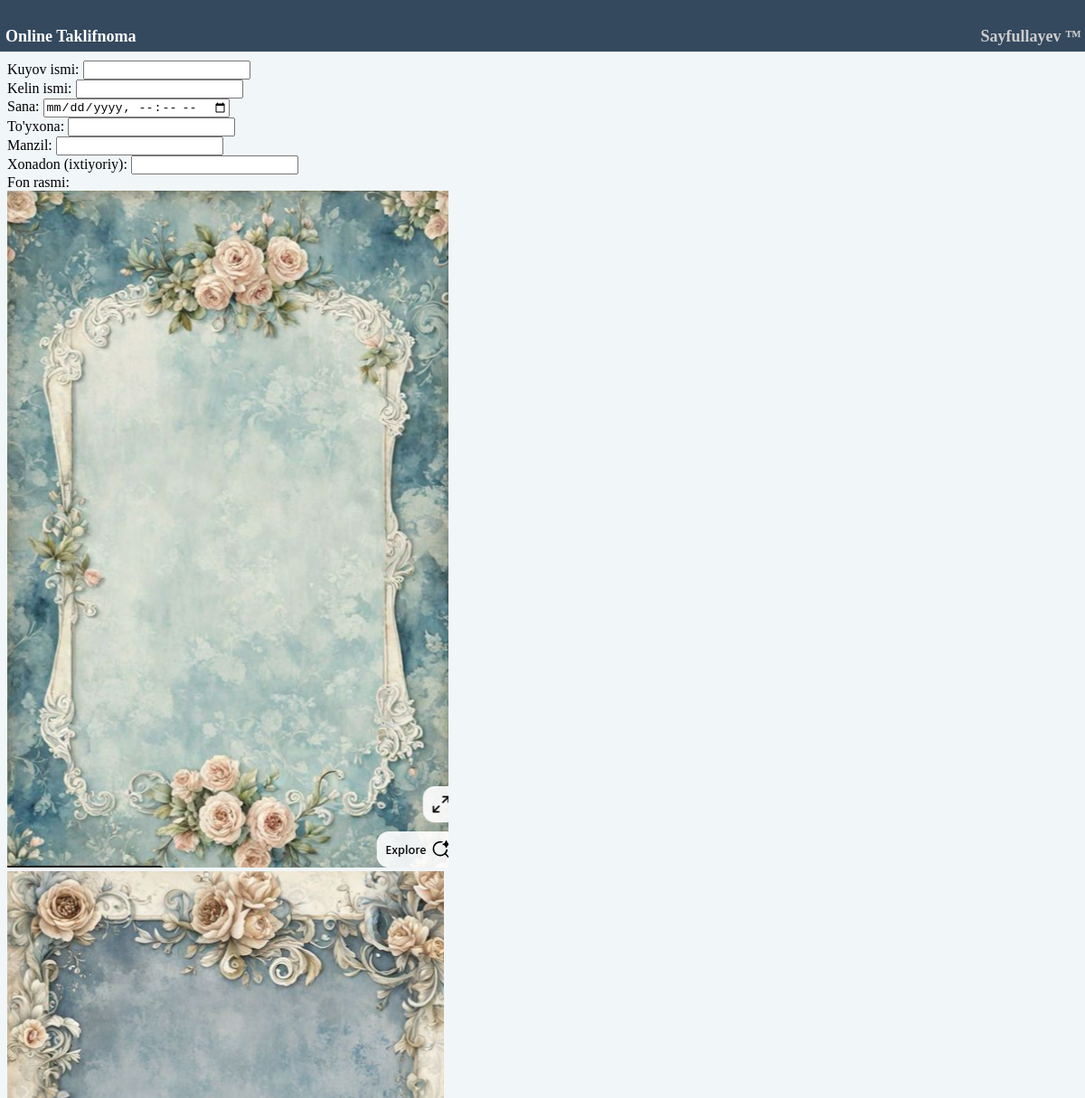
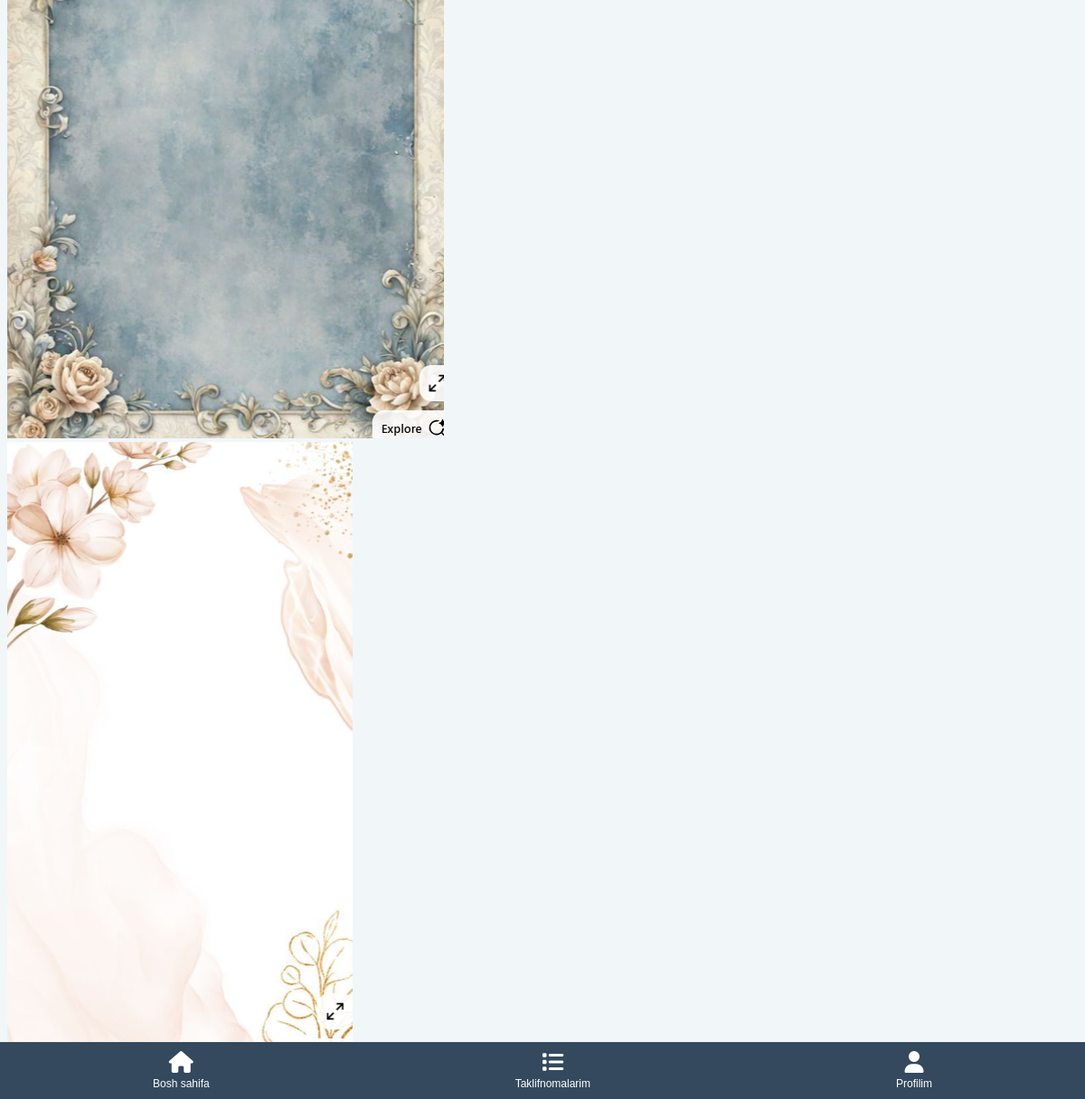
The app's page /create_invitation/1/ (signed in) with its own data (2 pictures, top to bottom).
### app/models.py (models this page shows, shortened)
class TelegramUser(models.Model):
    username = models.CharField(max_length=150)
    first_name = models.CharField(max_length=150, null=True, blank=True)
    last_name = models.CharField(max_length=150, null=True, blank=True)
    telegram_id = models.CharField(max_length=150, null=True, blank=True)
    profile_photo = models.ImageField(upload_to='profiles', null=True, blank=True)
    user = models.ForeignKey(User, on_delete=models.CASCADE, blank=True, null=True)
    class Meta:
        verbose_name = 'Telegram Foydalanuvchi'
        verbose_name_plural = 'Telegram Foydalanuvchilar'

class BackgroundImage(models.Model):
    name = models.CharField(max_length=100)
    image = models.ImageField(upload_to='backgrounds')
    class Meta:
        verbose_name = 'Fon rasmi'
        verbose_name_plural = 'Fon rasmlari'

### app/views.py (the view, shortened to what this page needs)
# urls.py: path('create_invitation/<int:category_id>/', views.create_invitation, name='create_invitation'),
@login_required
def create_invitation(request, category_id):
    telegram_user = TelegramUser.objects.get(user=request.user)
    category = get_object_or_404(Category, id=category_id)
    backgrounds = BackgroundImage.objects.all()
    return render(request, 'create_invitation.html', {'category': category, 'backgrounds': backgrounds,'telegram_user': telegram_user})

### templates/create_invitation.html (shortened to what this page needs)
{% extends 'base.html' %}
{% block content %}
<div class="container">
    <h2>{{ category.name }} to'yi uchun taklifnoma yaratish</h2>
    <form method="POST" id="invitation-form">
        <div class="mb-3">
            <label class="form-label">{% if category.name == "Nikoh" %}Kuyov ismi:{% else %}To'y sababchisi:{% endif %}</label>
            <input type="text" class="form-control" name="name_1" required>
        </div>
        {% if category.name == 'Nikoh' %}
        <div class="mb-3">
            <label class="form-label">Kelin ismi:</label>
            <input type="text" class="form-control" name="name_2" required>
        </div>
        {% endif %}
        <div class="mb-3">
            <label class="form-label">Sana:</label>
            <input type="datetime-local" class="form-control" name="date" required>
        </div>
        <div class="mb-3">
            <label class="form-label">To'yxona:</label>
            <input type="text" class="form-control" name="wedding_hall" required>
        </div>
        <div class="mb-3">
            <label class="form-label">Manzil:</label>
            <input type="text" class="form-control" name="address" required>
        </div>
        <div class="mb-3">
            <label class="form-label">Xonadon (ixtiyoriy):</label>
            <input type="text" class="form-control" name="apartment">
        </div>
        <div class="mb-3">
            <label class="form-label">Fon rasmi:</label>
            <div class="row" id="background-selection">
                {% for background in backgrounds %}
                    <div class="col-md-3 mb-3 position-relative">
                        <img src="{{ background.image.url }}" class="img-thumbnail background-image" data-id="{{ background.id }}" alt="{{ background.name }}" style="cursor: pointer;">
                    </div>
                {% endfor %}
            </div>
        </div>
        <button type="submit" class="btn btn-primary">Yaratish</button>
        </form>
</div>
{% endblock %}

### templates/base.html (shortened to what this page needs)
<!DOCTYPE html>
<html lang="en">
  <head>
    <link
      href="https://unpkg.com/boxicons@2.1.4/css/boxicons.min.css"
      rel="stylesheet"
    />
    <link
      rel="stylesheet"
      href="https://cdnjs.cloudflare.com/ajax/libs/font-awesome/6.6.0/css/all.min.css"
    />
  </head>
  <body>
    <header class="header">
      <div class="head" style="justify-content: space-between; padding: 5px;">
        <div>
          <h4>
            Online <span>Taklifnoma</span>
          </h4>
        </div>
        <div class="end">
          {% if telegram_user %}
          <h4 style="color: #ccc;"> {{ telegram_user.first_name }}</h4>
          {% endif %}
        </div>
      </div>
    </header>
    <footer class="footer">
      <div class="mobile-footer">
        {% if user.is_authenticated %}
        <a onclick="changeStyle('home')"class="{% if request.path == '/'  %}active{% endif %}"   id="home" href="{% url 'index' %}">
          <i class="fas fa-home"></i>
          <br />
          Bosh sahifa
        </a>
        <a onclick="changeStyle('posts')" class="{% if '/my_invitations/' in request.path %}active{% endif %}"  id="posts" href="{% url 'my_invitations' %}">
          <i class="fas fa-list"></i>
          <br />
          Taklifnomalarim
        </a>
        <a onclick="changeStyle('msg')" class="{% if '/profile/' in request.path %}active{% endif %}"  id="msg" href="{% url 'profile' %}">
          <i class="fas fa-user"></i>
          <br />
          Profilim
        </a>
        {% else %}
        <a href="https://t.me/taklifnoma_online_bot">
          <i class="fab fa-telegram"></i>
          <br/>
          taklifnoma yaratish
        </a>
        {% endif %}
      </div>
    </footer>
    {% block content %}
    {% endblock content %}
  </body>
</html>

### templates/create_invitation.html (style rules this page uses)
body { background-color: #f1f6f9; }

### templates/base.html (style rules this page uses)
.header { background-color: #34495e; border-bottom: 1px solid #e0e0e0; padding: 1px; height: 55px; width: 100%; position: fixed; top: 0; left: 0; z-index: 1000; }
.header h4 { font-size: 18px; color: white; font-family: 'Cormorant', serif; }
.header h4 span { color: white; }
.header .end { display: flex; align-items: center; gap: 2px; color: white; }
.head { display: flex; }
.footer { background-color: #34495e; width: 100%; position: fixed; top: 0; left: 0; z-index: 1000; }
.mobile-footer { display: flex; justify-content: space-around; align-items: center; background-color: #34495e; padding: 10px 0; position: fixed; bottom: 0; width: 100%; z-index: 1000; }
.mobile-footer a { text-align: center; color: #fff; text-decoration: none; font-size: 12px; font-family: 'Gilroy', sans-serif; }
.mobile-footer a i { font-size: 24px; margin-bottom: 5px; transition: color 0.3s; }

### records on screen
TelegramUser: first_name "Sayfullayev ™"
BackgroundImage: image (picture)
BackgroundImage: image (picture)
BackgroundImage: image (picture)
